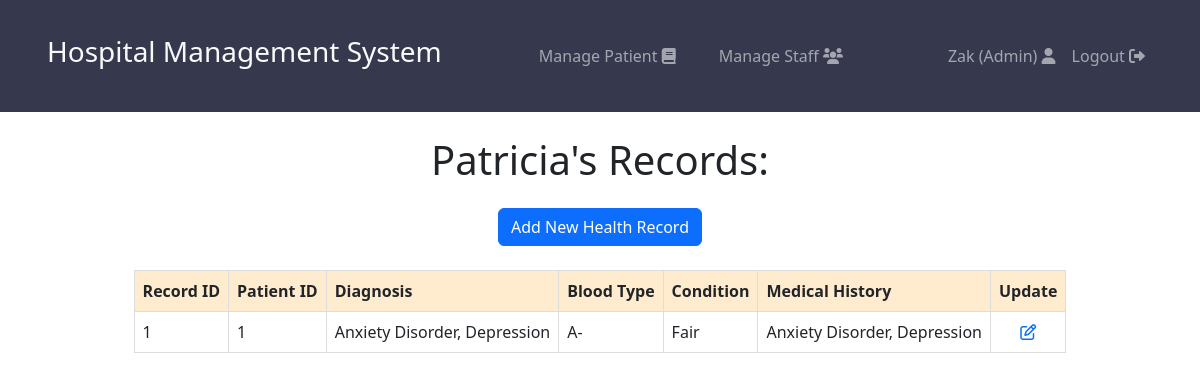
Page /doctorHealth.php?patientID=1 (signed in) on the committed database.
### tables this page shows
CREATE TABLE "patient" (
	"patientID"	INTEGER NOT NULL,
	"firstName"	TEXT NOT NULL,
	"lastName"	TEXT NOT NULL,
	"DOB"	TEXT NOT NULL,
	"email"	TEXT NOT NULL,
	"password"	TEXT NOT NULL,
	"gender"	TEXT NOT NULL,
	PRIMARY KEY("patientID" AUTOINCREMENT)
);

CREATE TABLE "healthRecord" (
	"recordID"	INTEGER NOT NULL,
	"patientID"	INTEGER NOT NULL,
	"diagnosis"	TEXT NOT NULL,
	"bloodType"	TEXT NOT NULL,
	"condition"	TEXT NOT NULL,
	"medicalHistory"	TEXT NOT NULL,
	PRIMARY KEY("recordID"),
	FOREIGN KEY("patientID") REFERENCES "patient"("patientID")
);

### doctorHealth.php (the view, shortened to what this page needs)
<?php
if (isset($_SESSION['email']) && isset($_SESSION['firstName'])) {
    $firstName = $_SESSION['firstName'];
} else {
    header('Location: index.php');
    exit;
}
include_once 'db_conn.php';
if(isset($_GET['patientID'])) {
    $patientID = $_GET['patientID'];
    $stmt = $db->prepare("SELECT firstName FROM patient WHERE patientID = ?");
    $stmt->bindValue(1, $patientID, SQLITE3_INTEGER);
    $result = $stmt->execute();
    if ($row = $result->fetchArray(SQLITE3_ASSOC)) {
        $firstName = $row['firstName'];
    } else {
        echo "Patient not found.";
        exit;
    }
} else {
    echo "Patient ID not provided.";
    exit;
}
$result = $db->query("SELECT * FROM healthRecord WHERE patientID = $patientID");
?>
<!DOCTYPE html>
<html lang="en">
<head>
    <link href="https://cdn.jsdelivr.net/npm/bootstrap@5.3.2/dist/css/bootstrap.min.css" rel="stylesheet"
>
    <link rel="stylesheet" href="https://cdnjs.cloudflare.com/ajax/libs/font-awesome/6.0.0-beta3/css/all.min.css">
</head>
<body>
   <?php
    if($_SESSION['role'] == 'Doctor') {
        include_once 'navbars/doctorNav.php';
    }
    else {
        include_once 'navbars/adminNav.php';
    }
    ?>
        <h1 class="mt-4 mb-2" id="h1"><?php echo $firstName?>'s Records:</h1>
        <div class="container">
            <div class="row justify-content-center">
                <div class="col-auto">
                <a href="addHealthRec.php" class="btn btn-primary mt-3">Add New Health Record</a>
                </div>
            </div>
        </div>
        <table class='center' border='1'>
            <tr>
                <th>Record ID</th>
                <th>Patient ID</th>
                <th>Diagnosis</th>
                <th>Blood Type</th>
                <th>Condition</th>
                <th>Medical History</th>
                <th>Update</th>
            </tr>
            <?php
            while ($row = $result->fetchArray(SQLITE3_ASSOC)) {
                echo "<tr>
                    <td>{$row['recordID']}</td>
                    <td>{$row['patientID']}</td>
                    <td>{$row['diagnosis']}</td>
                    <td>{$row['bloodType']}</td>
                    <td>{$row['condition']}</td>
                    <td>{$row['medicalHistory']}</td>
                    <td class='centered-icon'><a href='updateHealthRec.php?patientID=
                    {$row['patientID']}'><i class='far fa-pen-to-square' id='edit'></i></a></td>
                </tr>";
            }
            ?>
        </table>
</body>
</html>

### doctorHealth.php (style rules this page uses)
th, td { border: 1px solid #ddd; padding: 8px; text-align: left; }
th { background-color: blanchedalmond; }
.center { margin-left: auto; margin-right: auto; margin-top: 2%; }
.centered-icon { text-align: center; vertical-align: middle; }
#h1 { font-weight: 100; text-align: center; }

### rows in the picture
patient: firstName "Patricia"
healthrecord: recordID "1", patientID "1", diagnosis "Anxiety Disorder, Depression", bloodType "A-", condition "Fair", medicalHistory "Anxiety Disorder, Depression"

### other values in the picture
$_SESSION['firstName'] "Zak"
